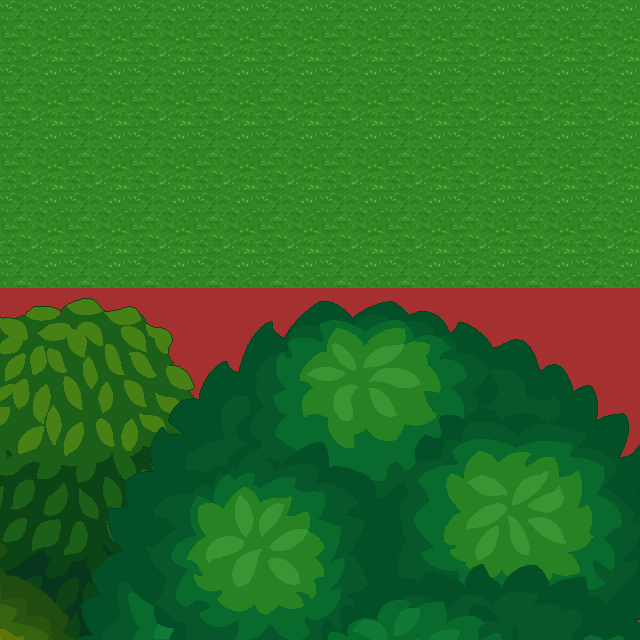

Rendered tile map (Tiled .tmx) drawn with the repository's tilesets; below, a short description and the map source with its tile grids summarised:
An orthogonal 40x40 tile map with 16x16 px tiles, 3 tile layers (ground, wall, tree), 3 tilesets.

<map version="1.10" tiledversion="1.10.2" orientation="orthogonal" renderorder="right-down" width="40" height="40" tilewidth="16" tileheight="16" infinite="0" nextlayerid="4" nextobjectid="1">
 <tileset firstgid="1" source="grasslv2.tsx" />
 <tileset firstgid="17" source="lv2_trees.tsx" />
 <tileset firstgid="53" source="wall.tsx" />
 <layer id="1" name="ground" width="40" height="40">
  <properties>
   <property name="unity:SortingLayer" value="Ground" />
   <property name="unity:layer" value="Ground" />
  </properties>
  <data>[1600 cells, 1600 non-empty, 16 distinct tile ids]</data>
 </layer>
 <layer id="2" name="wall" width="40" height="40">
  <properties>
   <property name="unity:ignore" value="Visual" />
   <property name="unity:layer" value="Obstacles" />
  </properties>
  <data>[1600 cells, 880 non-empty, 1 distinct tile ids]</data>
 </layer>
 <layer id="3" name="tree" width="40" height="40">
  <properties>
   <property name="unity:SortingLayer" value="Foreground" />
   <property name="unity:layer" value="Obstacles" />
  </properties>
  <data>[1600 cells, 1 non-empty, 1 distinct tile ids]</data>
 </layer>
</map>
